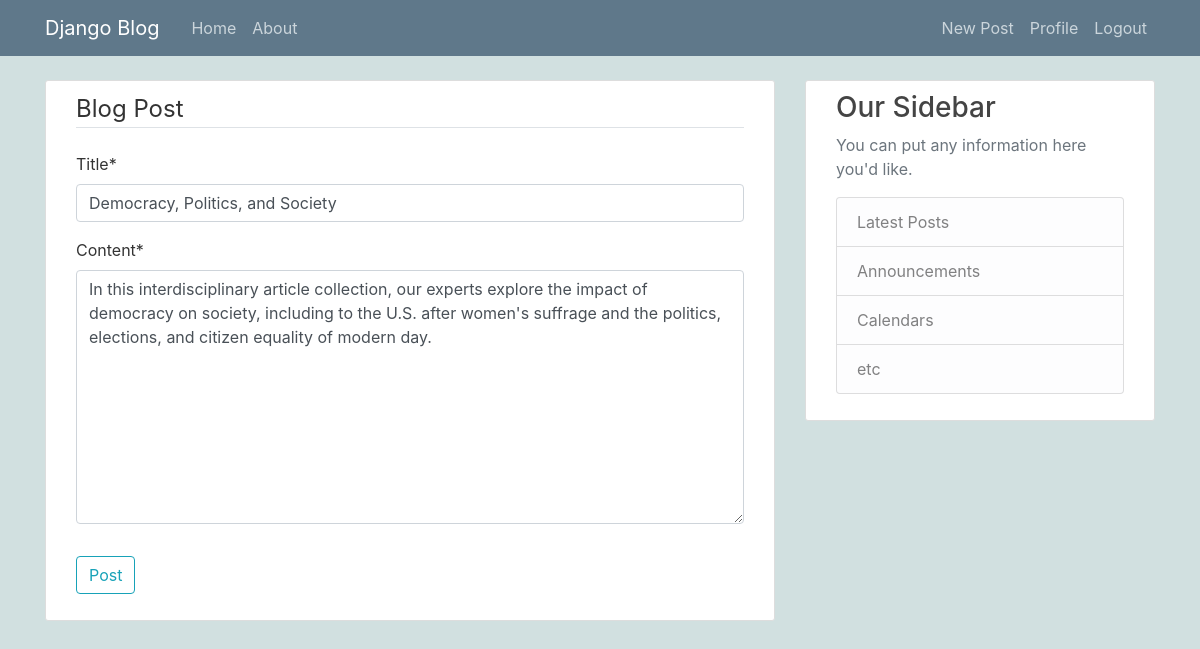
Page /post/2/update/ (signed in) on the committed database.
### blog/models.py (models this page shows, shortened)
class Post(models.Model):
    title=models.CharField(max_length= 100)
    content=models.TextField()
    date_posted=models.DateTimeField(default=timezone.now)
    author=models.ForeignKey(User, on_delete=models.CASCADE)

### blog/views.py (the view, shortened to what this page needs)
# urls.py: path('post/<int:pk>/update/', PostUpdateView.as_view(), name='post-update'),
class PostUpdateView(LoginRequiredMixin, UserPassesTestMixin, UpdateView):
    model = Post
    fields = ['title', 'content']
    def test_func(self):
        post = self.get_object()
        if self.request.user == post.author:
            return True
        return False

### blog/templates/blog/post_form.html (shortened to what this page needs)
{% extends "blog/base.html" %}
{% load crispy_forms_tags %}
{% block content %}
    <div class="content-section">
        <form method="POST">
            <fieldset class="form-group">
                <legend class="border-bottom mb-4">Blog Post</legend>
                {{ form|crispy }}
            </fieldset>
            <div class="form-group">
                <button class="btn btn-outline-info" type="submit">Post</button>
            </div>
        </form>
    </div>
{% endblock content %}

### blog/static/blog/main.css (style rules this page uses)
body { background: #d1e0e0; color: #333333; margin-top: 5rem; }
.content-section { background: #ffffff; padding: 10px 30px; border: 1px solid #dddddd; border-radius: 3px; margin-bottom: 20px; }

### rows in the picture
Post: title "Democracy, Politics, and Society", content "In this interdisciplinary article collection, our experts explore the impact of democracy on society, including to the U.S. after women's suffrage and the politics, elections, and citizen equality of modern day."
